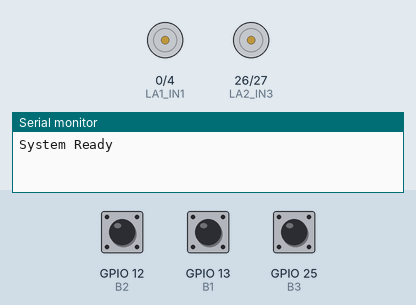
Simulated run of this sketch. Board: ESP32. Shown: motor-driver pin pairs drawn as motors (green arrow = first pin HIGH = forward, orange = second pin HIGH = backward, longer = more drive), the last lines printed to the serial monitor. The inputs (shaded band) are chosen by the test bench; at power-on: GPIO 12 (B2) HIGH, GPIO 13 (B1) HIGH, GPIO 25 (B3) HIGH.

Above: at 1.2 s.
1.3 s: GPIO 12 (B2) pulled LOW for 1 s
At 2.9 s:
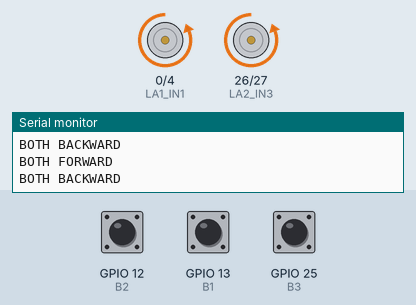
3.8 s: GPIO 13 (B1) pulled LOW for 3.2 s
At 7.9 s:
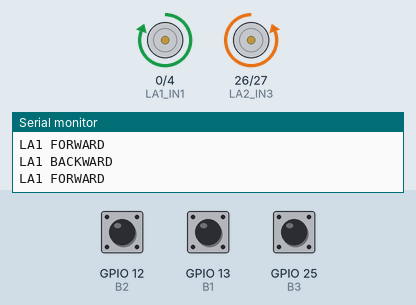
8.5 s: GPIO 25 (B3) pulled LOW for 0.15 s
At 8.9 s:
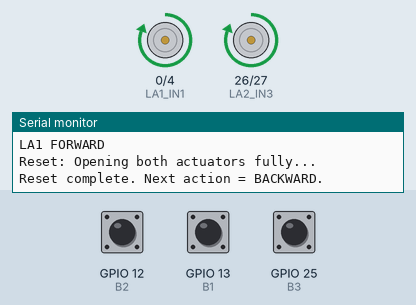
10.1 s: GPIO 13 (B1) pulled LOW for 0.15 s
At 11.2 s:
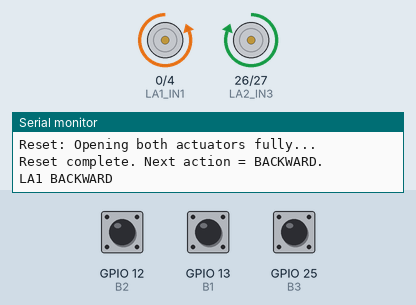
11.7 s: GPIO 12 (B2) pulled LOW for 0.15 s
At 12.5 s:
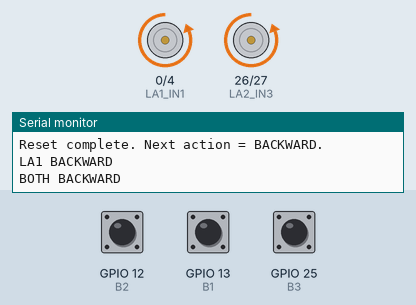
13.3 s: GPIO 12 (B2) pulled LOW for 3.2 s
At 13.45 s:
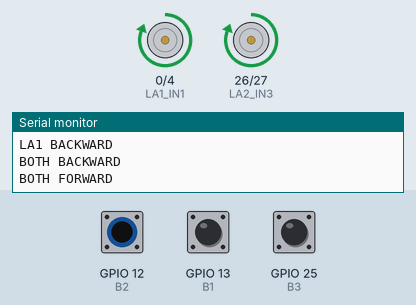
Timing chart, 0 to 17.8 s (numbered marks = the images above; inputs shaded):
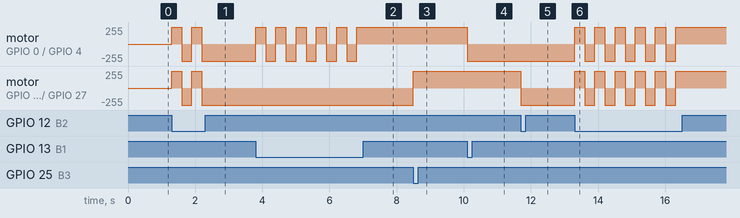

The sketch:

LA_wyd_Push.ino
```cpp
// ================= PIN SETUP =================
#define B1 13   // Button 1 - LA1 only
#define B2 12   // Button 2 - Both actuators
#define B3 25   // Button 3 - Reset (open both)

#define LA1_IN1 0
#define LA1_IN2 4
#define LA2_IN3 26
#define LA2_IN4 27

// ============ STATE VARIABLES ============
bool la1ForwardState = true;
bool laBothForwardState = true;

unsigned long debounce = 300;
unsigned long lastPressB1 = 0;
unsigned long lastPressB2 = 0;
unsigned long lastPressB3 = 0;


// ================= MOTOR CONTROL =================

void la1Forward() {
  digitalWrite(LA1_IN1, HIGH);
  digitalWrite(LA1_IN2, LOW);
}

void la1Backward() {
  digitalWrite(LA1_IN1, LOW);
  digitalWrite(LA1_IN2, HIGH);
}

void la2Forward() {
  digitalWrite(LA2_IN3, HIGH);
  digitalWrite(LA2_IN4, LOW);
}

void la2Backward() {
  digitalWrite(LA2_IN3, LOW);
  digitalWrite(LA2_IN4, HIGH);
}

void stopAll() {
  digitalWrite(LA1_IN1, LOW);
  digitalWrite(LA1_IN2, LOW);
  digitalWrite(LA2_IN3, LOW);
  digitalWrite(LA2_IN4, LOW);
}


// ============ RESET FUNCTION (Fully Open) =============
void resetBoth() {
  Serial.println("Reset: Opening both actuators fully...");

  // Open both
  la1Forward();
  la2Forward();
  // delay(FULL_TRAVEL_TIME);

  // stopAll();

  // After reset → next action must be backward
  la1ForwardState = false;
  laBothForwardState = false;

  Serial.println("Reset complete. Next action = BACKWARD.");
}


// ================= SETUP ==================
void setup() {
  Serial.begin(115200);

  pinMode(B1, INPUT_PULLUP);
  pinMode(B2, INPUT_PULLUP);
  pinMode(B3, INPUT_PULLUP);

  pinMode(LA1_IN1, OUTPUT);
  pinMode(LA1_IN2, OUTPUT);
  pinMode(LA2_IN3, OUTPUT);
  pinMode(LA2_IN4, OUTPUT);

  stopAll();
  Serial.println("System Ready");
}


// ================= MAIN LOOP ==================
void loop() {

  // -------- Button 1: Control LA1 only ---------
  if (!digitalRead(B1) && millis() - lastPressB1 > debounce) {
    lastPressB1 = millis();

    if (la1ForwardState) {
      Serial.println("LA1 FORWARD");
      la1Forward();
    } else {
      Serial.println("LA1 BACKWARD");
      la1Backward();
    }

    la1ForwardState = !la1ForwardState;
  }


  // -------- Button 2: Toggle both actuators ---------
  if (!digitalRead(B2) && millis() - lastPressB2 > debounce) {
    lastPressB2 = millis();

    if (laBothForwardState) {
      Serial.println("BOTH FORWARD");
      la1Forward();
      la2Forward();
    } else {
      Serial.println("BOTH BACKWARD");
      la1Backward();
      la2Backward();
    }

    laBothForwardState = !laBothForwardState;
  }


  // -------- Button 3: Hard Reset (open both) ---------
  if (!digitalRead(B3) && millis() - lastPressB3 > debounce) {
    lastPressB3 = millis();
    resetBoth();
  }

}
```

Measured:
- after the input at 1.3 s, motor on GPIO 0 (LA1_IN1) / GPIO 4 (LA1_IN2), motor on GPIO 26 (LA2_IN3) / GPIO 27 (LA2_IN4): alternates forward 255/255 for 0.30 s and backward 255/255 for 0.30 s, 4 changes in all, then stays backward 255/255, starting at once
- after the input at 3.8 s, motor on GPIO 0 (LA1_IN1) / GPIO 4 (LA1_IN2): alternates forward 255/255 for 0.30 s and backward 255/255 for 0.30 s, 11 changes in all, then stays forward 255/255, starting at once
- after the input at 8.5 s, motor on GPIO 26 (LA2_IN3) / GPIO 27 (LA2_IN4): backward 255/255 → forward 255/255 at once
- after the input at 10.1 s, motor on GPIO 0 (LA1_IN1) / GPIO 4 (LA1_IN2): forward 255/255 → backward 255/255 at once
- after the input at 11.7 s, motor on GPIO 26 (LA2_IN3) / GPIO 27 (LA2_IN4): forward 255/255 → backward 255/255 at once
- after the input at 13.3 s, motor on GPIO 0 (LA1_IN1) / GPIO 4 (LA1_IN2), motor on GPIO 26 (LA2_IN3) / GPIO 27 (LA2_IN4): alternates forward 255/255 for 0.30 s and backward 255/255 for 0.30 s, 11 changes in all, then stays forward 255/255, starting at once
